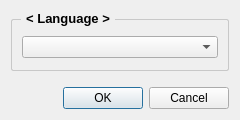
<?xml version="1.0" encoding="UTF-8"?>
<ui version="4.0">
 <class>SettingLanguageDialog</class>
 <widget class="QDialog" name="SettingLanguageDialog">
  <property name="windowModality">
   <enum>Qt::WindowModal</enum>
  </property>
  <property name="geometry">
   <rect>
    <x>0</x>
    <y>0</y>
    <width>240</width>
    <height>120</height>
   </rect>
  </property>
  <property name="sizePolicy">
   <sizepolicy hsizetype="Fixed" vsizetype="Fixed">
    <horstretch>0</horstretch>
    <verstretch>0</verstretch>
   </sizepolicy>
  </property>
  <property name="minimumSize">
   <size>
    <width>240</width>
    <height>120</height>
   </size>
  </property>
  <property name="maximumSize">
   <size>
    <width>240</width>
    <height>120</height>
   </size>
  </property>
  <property name="windowTitle">
   <string>Setting</string>
  </property>
  <property name="modal">
   <bool>true</bool>
  </property>
  <layout class="QVBoxLayout" name="verticalLayout_2">
   <item>
    <widget class="QGroupBox" name="group">
     <property name="sizePolicy">
      <sizepolicy hsizetype="Preferred" vsizetype="Preferred">
       <horstretch>0</horstretch>
       <verstretch>0</verstretch>
      </sizepolicy>
     </property>
     <property name="font">
      <font>
       <pointsize>10</pointsize>
       <bold>true</bold>
      </font>
     </property>
     <property name="styleSheet">
      <string notr="true">QGroupBox {
    border: 1px solid gray;
    border-radius: 2px;
    margin-top: 8;
	 border-color : rgb(200, 200, 200);
}

QGroupBox::title {
    subcontrol-origin: margin;
    left: 10px;
    padding: 0 3px 0 3px;
}
</string>
     </property>
     <property name="title">
      <string>&lt; Language &gt;</string>
     </property>
     <layout class="QVBoxLayout" name="vGBox_MeshSize">
      <property name="leftMargin">
       <number>10</number>
      </property>
      <property name="topMargin">
       <number>15</number>
      </property>
      <property name="rightMargin">
       <number>10</number>
      </property>
      <property name="bottomMargin">
       <number>10</number>
      </property>
      <item>
       <widget class="QComboBox" name="language">
        <property name="currentText">
         <string/>
        </property>
        <property name="currentIndex">
         <number>-1</number>
        </property>
        <property name="insertPolicy">
         <enum>QComboBox::InsertAlphabetically</enum>
        </property>
        <property name="sizeAdjustPolicy">
         <enum>QComboBox::AdjustToContents</enum>
        </property>
        <property name="frame">
         <bool>true</bool>
        </property>
       </widget>
      </item>
     </layout>
    </widget>
   </item>
   <item>
    <layout class="QVBoxLayout" name="verticalLayout_3">
     <property name="topMargin">
      <number>10</number>
     </property>
     <item>
      <widget class="QDialogButtonBox" name="buttonBox">
       <property name="orientation">
        <enum>Qt::Horizontal</enum>
       </property>
       <property name="standardButtons">
        <set>QDialogButtonBox::Cancel|QDialogButtonBox::Ok</set>
       </property>
      </widget>
     </item>
    </layout>
   </item>
  </layout>
 </widget>
 <resources/>
 <connections>
  <connection>
   <sender>buttonBox</sender>
   <signal>rejected()</signal>
   <receiver>SettingLanguageDialog</receiver>
   <slot>reject()</slot>
   <hints>
    <hint type="sourcelabel">
     <x>316</x>
     <y>260</y>
    </hint>
    <hint type="destinationlabel">
     <x>286</x>
     <y>274</y>
    </hint>
   </hints>
  </connection>
  <connection>
   <sender>buttonBox</sender>
   <signal>accepted()</signal>
   <receiver>SettingLanguageDialog</receiver>
   <slot>accept()</slot>
   <hints>
    <hint type="sourcelabel">
     <x>248</x>
     <y>254</y>
    </hint>
    <hint type="destinationlabel">
     <x>157</x>
     <y>274</y>
    </hint>
   </hints>
  </connection>
 </connections>
</ui>
